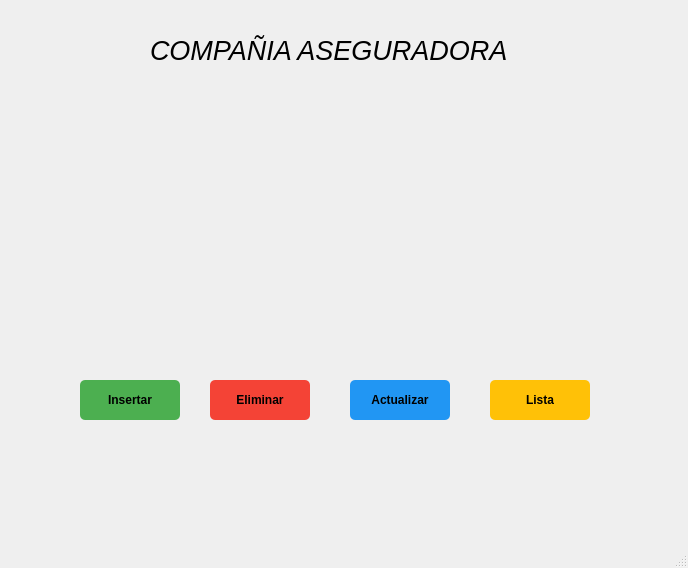
<?xml version="1.0" encoding="UTF-8"?>
<ui version="4.0">
 <class>AseguradoraWindow</class>
 <widget class="QMainWindow" name="AseguradoraWindow">
  <property name="geometry">
   <rect>
    <x>0</x>
    <y>0</y>
    <width>688</width>
    <height>568</height>
   </rect>
  </property>
  <property name="windowTitle">
   <string>MainWindow</string>
  </property>
  <widget class="QWidget" name="centralwidget">
   <widget class="QPushButton" name="insertar">
    <property name="geometry">
     <rect>
      <x>80</x>
      <y>380</y>
      <width>100</width>
      <height>40</height>
     </rect>
    </property>
    <property name="font">
     <font>
      <family>MS Shell Dlg 2</family>
      <weight>75</weight>
      <italic>false</italic>
      <bold>true</bold>
      <underline>false</underline>
      <strikeout>false</strikeout>
     </font>
    </property>
    <property name="styleSheet">
     <string notr="true">
      QPushButton {
        background-color: #4CAF50;
        color: black;
        border: none;
        border-radius: 5px;
        padding: 10px;
      }
      QPushButton:hover {
        background-color: #45a049;
      }
     </string>
    </property>
    <property name="text">
     <string>Insertar</string>
    </property>
   </widget>
   <widget class="QPushButton" name="listar">
    <property name="geometry">
     <rect>
      <x>490</x>
      <y>380</y>
      <width>100</width>
      <height>40</height>
     </rect>
    </property>
    <property name="font">
     <font>
      <weight>75</weight>
      <bold>true</bold>
     </font>
    </property>
    <property name="styleSheet">
     <string notr="true">
      QPushButton {
        background-color: #FFC107;
        color: black;
        border: none;
        border-radius: 5px;
        padding: 10px;
      }
      QPushButton:hover {
        background-color: #ffb300;
      }
     </string>
    </property>
    <property name="text">
     <string>Lista</string>
    </property>
   </widget>
   <widget class="QPushButton" name="eliminar">
    <property name="geometry">
     <rect>
      <x>210</x>
      <y>380</y>
      <width>100</width>
      <height>40</height>
     </rect>
    </property>
    <property name="font">
     <font>
      <weight>75</weight>
      <bold>true</bold>
     </font>
    </property>
    <property name="styleSheet">
     <string notr="true">
      QPushButton {
        background-color: #f44336;
        color: black;
        border: none;
        border-radius: 5px;
        padding: 10px;
      }
      QPushButton:hover {
        background-color: #e53935;
      }
     </string>
    </property>
    <property name="text">
     <string>Eliminar</string>
    </property>
   </widget>
   <widget class="QPushButton" name="actualizar">
    <property name="geometry">
     <rect>
      <x>350</x>
      <y>380</y>
      <width>100</width>
      <height>40</height>
     </rect>
    </property>
    <property name="font">
     <font>
      <weight>75</weight>
      <bold>true</bold>
     </font>
    </property>
    <property name="styleSheet">
     <string notr="true">
      QPushButton {
        background-color: #2196F3;
        color: black;
        border: none;
        border-radius: 5px;
        padding: 10px;
      }
      QPushButton:hover {
        background-color: #1e88e5;
      }
     </string>
    </property>
    <property name="text">
     <string>Actualizar</string>
    </property>
   </widget>
   <widget class="QLabel" name="label_2">
    <property name="geometry">
     <rect>
      <x>150</x>
      <y>30</y>
      <width>391</width>
      <height>41</height>
     </rect>
    </property>
    <property name="font">
     <font>
      <family>MS Sans Serif</family>
      <pointsize>20</pointsize>
      <italic>true</italic>
     </font>
    </property>
    <property name="text">
     <string>COMPAÑIA ASEGURADORA </string>
    </property>
   </widget>
   <widget class="QLabel" name="label">
    <property name="geometry">
     <rect>
      <x>190</x>
      <y>120</y>
      <width>311</width>
      <height>191</height>
     </rect>
    </property>
    <property name="text">
     <string/>
    </property>
    <property name="pixmap">
     <pixmap>aseguradora.png</pixmap>
    </property>
    <property name="scaledContents">
     <bool>true</bool>
    </property>
   </widget>
  </widget>
  <widget class="QMenuBar" name="menubar">
   <property name="geometry">
    <rect>
     <x>0</x>
     <y>0</y>
     <width>688</width>
     <height>21</height>
    </rect>
   </property>
  </widget>
  <widget class="QStatusBar" name="statusbar"/>
 </widget>
 <resources/>
 <connections/>
</ui>
